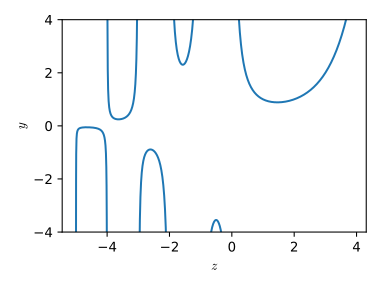

The script that saved this image:
#!/usr/bin/env python2
# -*- coding: utf-8 -*-
"""
Plot of the gamma function
"""
from __future__ import division
import numpy as np
from scipy.special import gamma
import matplotlib.pyplot as plt

plt.rcParams["mathtext.fontset"] = "cm"


z = np.linspace(-5, 5, 5000)

plt.figure(figsize=(4, 3))
y = gamma(z)
y[np.abs(y)>5.1] = np.nan
plt.plot(z, y)


plt.xlabel(r"$z$")
plt.ylabel(r"$y$")
plt.ylim(-4, 4)
plt.tight_layout()
plt.savefig("gamma_function.svg", transparent=True)

